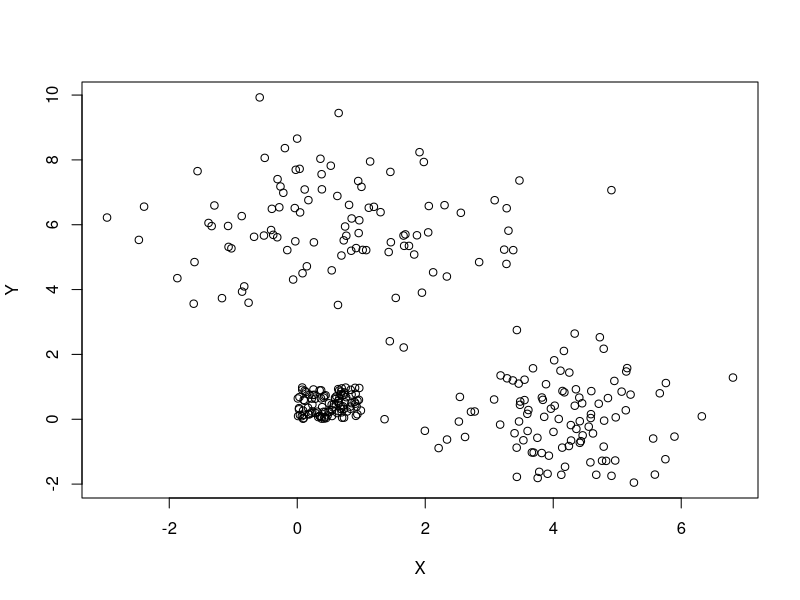
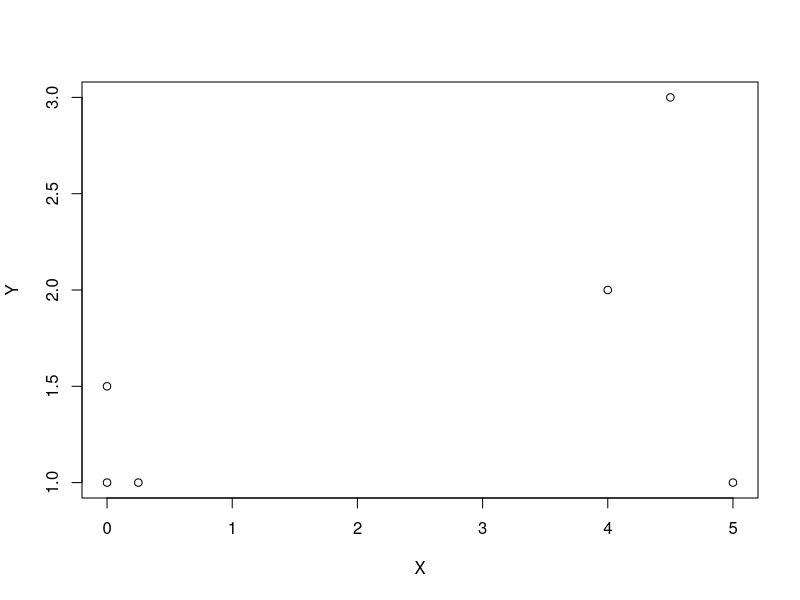

Source code (R) for these figures, in order:
# ==================== TP3 (Mirana RAKOTOMAVO) ====================


# ---------- Question 1 ----------

# Génération de x et y uniformes sur [0,1]
X1 <- runif(100,0,1)
Y1 <- runif(100,0,1)
#plot(X1,Y1)

# Génération de x et y gaussiennes (indépendantes) de variance 1
# avec x de moyenne 4 et y centrée
X2 <- rnorm(100,4,1)
Y2 <- rnorm(100,0,1)
#plot(X2,Y2)

# Génération de x et y gaussiennes (indépendantes) de variance 2
# avec x de moyenne 0.5 et y de moyenne 6
X3 <- rnorm(100,0.5,sqrt(2))
Y3 <- rnorm(100,6,sqrt(2))
#plot(X3,Y3)

#Affichage de l'ensemble des points
X <- c(X1,X2,X3)
Y <- c(Y1,Y2,Y3)
plot(X,Y)


# ---------- Question 2 ----------

nuage <- cbind(X,Y)

# Fonction matrice distance
matrice_distance <- function(T){
  lignes <- nrow(T);
  
  res<-matrix(rep(0,lignes*lignes),lignes,lignes);
  
  for (i in 1:lignes){
    for (j in i:lignes){
      c1 <- (T[i,1]-T[j,1])^2;
      c2 <- (T[i,2]-T[j,2])^2;
      c <- c1+c2;
      res[j,i] <- sqrt(c);
    }
  }
  
  res;
}

# Fonction recherche min
# Calcul matrice distance avec fonction dist
# Calcul matrice distance avec fonction matrice_distance
# Recherche le min de dist dans matrice_distance
# Retourne les coordonnées du min dans matrice_distance
recherche_min <- function(T,Distance){
  lignes <- nrow(Distance);
  
  min_ref <- min(dist(T,method = "euclidean"));
  
  res <- which(Distance==min_ref,arr.ind=TRUE);
  res;
}


classification_ascendante_hierarchique <- function(tableau,K,I,distance){
  nb_classes <- nrow(tableau);
  count <- 1;
  
  while (nb_classes != K){
    # Matrice identité
    I <- diag(nrow(nuage));
    # Matrice distance
    distance <- matrice_distance(nuage);
    # Min (x[1,1],x[1,2])
    xmin <- recherche_min(nuage,distance);
    i <- xmin[1,2];
    j <- xmin[1,1];
    
    # Ligne i = Somme des lignes
    I[i,] <- I[i,]+I[j,];
    # Ligne j = 0
    I[j,] <- rep(0);
    
    # Moyenne des points à fusionner = Nouvelle classe
    nuage[i,] <-(nuage[i,]*count+nuage[j,])/(count+1);
    nuage <- nuage[-j,];
    count <- count+1;
    nb_classes <- nb_classes-1;
  }
  
}

# Matrice identité
I <- diag(nrow(nuage));
# Matrice distance
distance <- matrice_distance(nuage);

classification_ascendante_hierarchique(nuage,3,I,distance)
#distance <- dist(nuage,method = "euclidean",diag=TRUE)
#print(distance)

# Vérification programme


# Calculer la distance Euclidienne
#D <- dist(nuage,method = "euclidean")

# Fonction de classification ascendate hiérarchique
#AscHierarchique <- hclust(D,method = "complete") # complete ou ward.D

# Visualisation par Dendrogramme
#plot(AscHierarchique, cex = 0.6, hang = -1)

# Récupérer les résultats
#cluster = cutree(AscHierarchique,3)



# ---------- Test Exemple cours ----------

X <- c(0,0,0.25,4,4.5,5)
Y <- c(1,1.5,1,2,3,1)
nuage <- cbind(X,Y)
#print(nuage[2,2])
plot(nuage)

# Fonction matrice distance
matrice_distance <- function(T){
  lignes <- nrow(T);
  
  res<-matrix(rep(0,lignes*lignes),lignes,lignes);
  
  for (i in 1:lignes){
    for (j in i:lignes){
      c1 <- (T[i,1]-T[j,1])^2;
      c2 <- (T[i,2]-T[j,2])^2;
      c <- c1+c2;
      res[j,i] <- sqrt(c);
    }
  }
  
  res;
}

# Fonction recherche min
# Calcul matrice distance avec fonction dist
# Calcul matrice distance avec fonction matrice_distance
# Recherche le min de dist dans matrice_distance
# Retourne les coordonnées du min dans matrice_distance
recherche_min <- function(T,Distance){
  lignes <- nrow(Distance);
  
  min_ref <- min(dist(T,method = "euclidean"));
  
  res <- which(Distance==min_ref,arr.ind=TRUE);
  res;
}



# ---------- Etape 1 ----------

# Matrice identité
I <- diag(nrow(nuage))
# Matrice distance
distance <- matrice_distance(nuage)
# Min (x[1,1],x[1,2]) (j,i)
xmin <- recherche_min(nuage,distance)

# Ligne i = Somme des lignes
I[1,] <- I[1,]+I[3,]
# Ligne j = 0
I[3,] <- rep(0)

# Moyenne des points à fusionner = Nouvelle classe
nuage[1,] <-(nuage[1,]+nuage[3,])/2
nuage <- nuage[-3,]


# ---------- Etape 2 ----------

# Matrice distance
distance <- matrice_distance(nuage)
# Min (x[1,1],x[1,2]) (j,i)
xmin <- recherche_min(nuage,distance)

# Ligne i = Somme des lignes
I[1,] <- I[1,]+I[2,]
# Ligne j = 0
I[2,] <- rep(0)

# Moyenne des points à fusionner = Nouvelle classe
nuage[1,] <-(nuage[1,]+nuage[2,])/2
nuage <- nuage[-2,]




#print(which.max(distance))
#print(distance[15])


